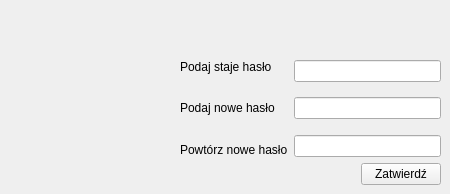
       <widget class="QWidget" name="page_1_change_pass">
        <widget class="QWidget" name="layoutWidget">
         <property name="geometry">
          <rect>
           <x>180</x>
           <y>60</y>
           <width>261</width>
           <height>125</height>
          </rect>
         </property>
         <layout class="QGridLayout" name="gridLayout_4">
          <item row="0" column="0">
           <layout class="QGridLayout" name="gridLayout_3">
            <item row="0" column="1">
             <layout class="QVBoxLayout" name="verticalLayout">
              <item>
               <widget class="QLineEdit" name="lineEdit_old_pw_adm">
                <property name="echoMode">
                 <enum>QLineEdit::Password</enum>
                </property>
               </widget>
              </item>
              <item>
               <spacer name="verticalSpacer_8">
                <property name="orientation">
                 <enum>Qt::Vertical</enum>
                </property>
                <property name="sizeHint" stdset="0">
                 <size>
                  <width>20</width>
                  <height>40</height>
                 </size>
                </property>
               </spacer>
              </item>
              <item>
               <widget class="QLineEdit" name="lineEdit_new_pw_adm">
                <property name="echoMode">
                 <enum>QLineEdit::Password</enum>
                </property>
               </widget>
              </item>
              <item>
               <spacer name="verticalSpacer_7">
                <property name="orientation">
                 <enum>Qt::Vertical</enum>
                </property>
                <property name="sizeHint" stdset="0">
                 <size>
                  <width>20</width>
                  <height>40</height>
                 </size>
                </property>
               </spacer>
              </item>
              <item>
               <widget class="QLineEdit" name="lineEdit_new_pw2_adm">
                <property name="echoMode">
                 <enum>QLineEdit::Password</enum>
                </property>
               </widget>
              </item>
             </layout>
            </item>
            <item row="0" column="0">
             <layout class="QVBoxLayout" name="verticalLayout_2">
              <item>
               <widget class="QLabel" name="label_old_pw_adm">
                <property name="text">
                 <string>Podaj staje hasło</string>
                </property>
               </widget>
              </item>
              <item>
               <spacer name="verticalSpacer_6">
                <property name="orientation">
                 <enum>Qt::Vertical</enum>
                </property>
                <property name="sizeHint" stdset="0">
                 <size>
                  <width>20</width>
                  <height>40</height>
                 </size>
                </property>
               </spacer>
              </item>
              <item>
               <widget class="QLabel" name="label_new_pw_adm">
                <property name="text">
                 <string>Podaj nowe hasło</string>
                </property>
               </widget>
              </item>
              <item>
               <spacer name="verticalSpacer_5">
                <property name="orientation">
                 <enum>Qt::Vertical</enum>
                </property>
                <property name="sizeHint" stdset="0">
                 <size>
                  <width>20</width>
                  <height>40</height>
                 </size>
                </property>
               </spacer>
              </item>
              <item>
               <widget class="QLabel" name="label_new_pw2_adm">
                <property name="text">
                 <string>Powtórz nowe hasło</string>
                </property>
               </widget>
              </item>
             </layout>
            </item>
           </layout>
          </item>
          <item row="1" column="0">
           <layout class="QHBoxLayout" name="horizontalLayout">
            <item>
             <spacer name="horizontalSpacer_6">
              <property name="orientation">
               <enum>Qt::Horizontal</enum>
              </property>
              <property name="sizeHint" stdset="0">
               <size>
                <width>168</width>
                <height>20</height>
               </size>
              </property>
             </spacer>
            </item>
            <item>
             <widget class="QPushButton" name="pushButton_submit_pass_adm">
              <property name="text">
               <string>Zatwierdź</string>
              </property>
             </widget>
            </item>
           </layout>
          </item>
         </layout>
        </widget>
       </widget>
